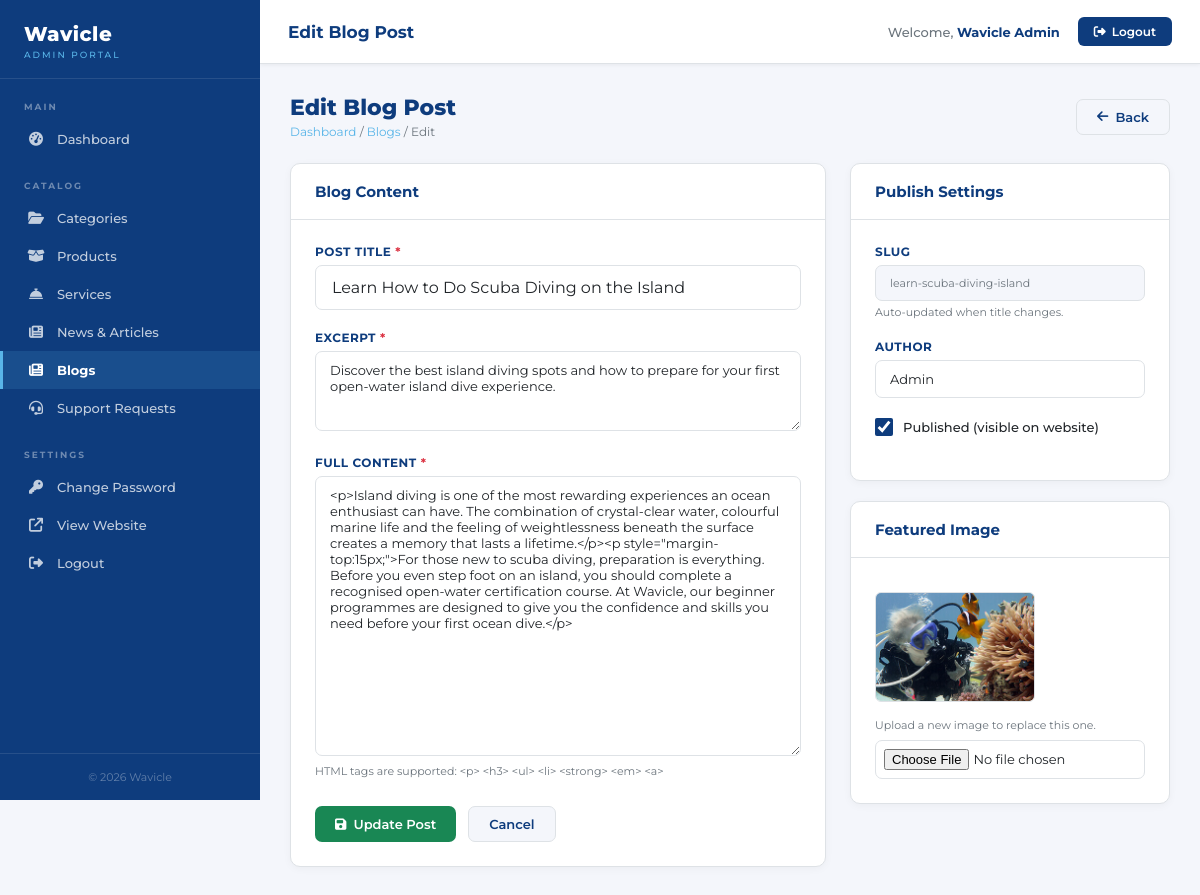
Page /admin/blogs/edit.php?id=1 (signed in) on the committed database.
### tables this page shows
CREATE TABLE `blogs` (
  `id`          INT UNSIGNED NOT NULL AUTO_INCREMENT,
  `title`       VARCHAR(300) NOT NULL,
  `slug`        VARCHAR(300) NOT NULL,
  `excerpt`     TEXT         NOT NULL,
  `content`     LONGTEXT     NOT NULL,
  `image`       VARCHAR(300) NOT NULL DEFAULT '',
  `author`      VARCHAR(100) NOT NULL DEFAULT 'Admin',
  `status`      TINYINT(1)   NOT NULL DEFAULT 1,
  `created_at`  DATETIME     NOT NULL DEFAULT CURRENT_TIMESTAMP,
  `updated_at`  DATETIME     NOT NULL DEFAULT CURRENT_TIMESTAMP ON UPDATE CURRENT_TIMESTAMP,
  PRIMARY KEY (`id`),
  UNIQUE KEY `idx_blogs_slug` (`slug`),
  KEY `idx_status_created` (`status`,`created_at`)
);

### admin/includes/functions.php (called while the page is built, shortened)
<?php
function e(string $str): string {
    return htmlspecialchars($str, ENT_QUOTES, 'UTF-8');
}

### admin/blogs/edit.php (the view, shortened to what this page needs)
<?php
require_once __DIR__ . '/../includes/db.php';
require_once __DIR__ . '/../includes/functions.php';
$id = (int)($_GET['id'] ?? 0);
$stmt = $pdo->prepare('SELECT * FROM blogs WHERE id = ?');
$stmt->execute([$id]);
$blog = $stmt->fetch();
$data = $blog;
include __DIR__ . '/../includes/header.php';
?>
<div class="wv-page-header">
    <div>
        <h1>Edit Blog Post</h1>
        <div class="wv-breadcrumb"><a href="../index.php">Dashboard</a> / <a href="index.php">Blogs</a> / Edit</div>
    </div>
    <a href="index.php" class="wv-btn wv-btn-secondary"><i class="fa fa-arrow-left"></i> Back</a>
</div>
<div style="display:grid; grid-template-columns: 1fr 320px; gap:24px; align-items:start;">
    <div>
        <div class="wv-card">
            <div class="wv-card__header"><span class="wv-card__title">Blog Content</span></div>
            <div class="wv-card__body">
                <form method="POST" enctype="multipart/form-data" id="blog-form">
                    <div class="wv-form-group">
                        <label class="wv-label">Post Title <span class="wv-required">*</span></label>
                        <input type="text" name="title" class="wv-input" value="<?php echo e($data['title']); ?>" required style="font-size:16px; padding:12px 16px;" />
                    </div>
                    <div class="wv-form-group">
                        <label class="wv-label">Excerpt <span class="wv-required">*</span></label>
                        <textarea name="excerpt" class="wv-textarea" style="min-height:80px;" required><?php echo e($data['excerpt']); ?></textarea>
                    </div>
                    <div class="wv-form-group">
                        <label class="wv-label">Full Content <span class="wv-required">*</span></label>
                        <textarea name="content" class="wv-textarea" style="min-height:280px;" required><?php echo e($data['content']); ?></textarea>
                        <small style="color:#6c757d; font-size:11px; margin-top:4px; display:block;">HTML tags are supported: &lt;p&gt; &lt;h3&gt; &lt;ul&gt; &lt;li&gt; &lt;strong&gt; &lt;em&gt; &lt;a&gt;</small>
                    </div>
                    <div style="display:flex; gap:12px; padding-top:8px;">
                        <button type="submit" class="wv-btn wv-btn-success"><i class="fa fa-save"></i> Update Post</button>
                        <a href="index.php" class="wv-btn wv-btn-secondary">Cancel</a>
                    </div>
                </form>
            </div>
        </div>
    </div>
    <div>
        <div class="wv-card" style="margin-bottom:20px;">
            <div class="wv-card__header"><span class="wv-card__title">Publish Settings</span></div>
            <div class="wv-card__body">
                <div class="wv-form-group">
                    <label class="wv-label">Slug</label>
                    <input type="text" class="wv-input" value="<?php echo e($blog['slug']); ?>" readonly style="background:#f4f6fb; color:#6c757d; font-size:11px;" />
                    <small style="color:#6c757d; font-size:11px; margin-top:4px; display:block;">Auto-updated when title changes.</small>
                </div>
                <div class="wv-form-group">
                    <label class="wv-label">Author</label>
                    <input type="text" name="author" form="blog-form" class="wv-input" value="<?php echo e($data['author']); ?>" />
                </div>
                <div class="wv-form-group">
                    <div style="display:flex; align-items:center; gap:10px;">
                        <input type="checkbox" name="status" id="status" form="blog-form" <?php echo $data['status'] ? 'checked' : ''; ?> style="width:18px;height:18px;accent-color:#0e3c7d;" />
                        <label for="status" style="font-size:13px; font-weight:500; cursor:pointer;">Published (visible on website)</label>
                    </div>
                </div>
            </div>
        </div>
        <div class="wv-card">
            <div class="wv-card__header"><span class="wv-card__title">Featured Image</span></div>
            <div class="wv-card__body">
                <?php if ($data['image']): ?>
                <div class="wv-img-preview" style="margin-bottom:12px;">
                    <img id="img_preview" src="../../<?php echo e($data['image']); ?>" alt="" style="width:100%; border-radius:6px;" />
                </div>
                <small style="color:#6c757d; font-size:11px; display:block; margin-bottom:8px;">Upload a new image to replace this one.</small>
                <?php else: ?>
                <div class="wv-img-preview" style="margin-bottom:12px;"><img id="img_preview" src="" alt="" style="display:none; width:100%;" /></div>
                <?php endif; ?>
                <input type="file" name="image" form="blog-form" class="wv-input" accept="image/*" data-preview="img_preview" style="padding:8px;" />
            </div>
        </div>
    </div>
</div>
<?php include __DIR__ . '/../includes/footer.php'; ?>

### admin/includes/header.php (style rules this page uses)
*, *::before, *::after { box-sizing: border-box; margin: 0; padding: 0; }
:root { --navy: #0e3c7d; --navy-dark: #092d5e; --blue: #59b5e8; --blue-light: #e8f4fb; --white: #ffffff; --gray-bg: #f4f6fb; --gray-text: #6c757d; --border: #dee2e6; --sidebar-w: 260px; --topbar-h: 64px; }
body, p, li, td, span, label, input, textarea, select, small, a { font-family: 'itc-avant-garde-gothic', 'Avant Garde', 'Montserrat', sans-serif; }
h1, h2, h3, h4, h5, h6, .wv-topbar__title, .wv-sidebar__logo-text, .wv-card__title, .wv-page-header h1, .wv-stat__num, .wv-btn, .wv-label, .wv-nav-item, .wv-table th, .wv-sidebar__logo-sub, .wv-sidebar__section-label, .wv-sidebar__footer { font-family: 'Montserrat', sans-serif; }
body { background: var(--gray-bg); color: #212529; min-height: 100vh; }
.wv-card { background: var(--white); border-radius: 10px; border: 1px solid var(--border); box-shadow: 0 2px 8px rgba(0, 0, 0, .04); }
.wv-card__header { padding: 18px 24px; border-bottom: 1px solid var(--border); display: flex; align-items: center; justify-content: space-between; }
.wv-card__title { font-size: 15px; font-weight: 700; color: var(--navy); }
.wv-card__body { padding: 24px; }
.wv-btn { display: inline-flex; align-items: center; gap: 7px; padding: 9px 20px; border-radius: 7px; font-size: 13px; font-weight: 600; font-family: 'Montserrat', sans-serif; cursor: pointer; border: none; text-decoration: none; transition: opacity .2s, transform .1s; }
.wv-btn-success { background: #198754; color: var(--white); }
.wv-btn-secondary { background: var(--gray-bg); color: var(--navy); border: 1px solid var(--border); }
.wv-form-group { margin-bottom: 20px; }
.wv-label { display: block; font-size: 12px; font-weight: 700; color: var(--navy); margin-bottom: 6px; text-transform: uppercase; letter-spacing: .5px; font-family: 'Montserrat', sans-serif; }
.wv-input, .wv-select, .wv-textarea { width: 100%; padding: 10px 14px; border: 1px solid var(--border); border-radius: 7px; font-family: 'itc-avant-garde-gothic', 'Montserrat', sans-serif; font-size: 13px; color: #212529; background: var(--white); transition: border-color .2s, box-shadow .2s; }
.wv-textarea { resize: vertical; min-height: 110px; }
.wv-img-preview { margin-top: 10px; }
.wv-img-preview img { max-width: 160px; max-height: 110px; border-radius: 6px; border: 1px solid var(--border); object-fit: cover; }
.wv-required { color: #dc3545; }
.wv-page-header { display: flex; align-items: center; justify-content: space-between; margin-bottom: 24px; }
.wv-page-header h1 { font-size: 22px; font-weight: 800; color: var(--navy); }
.wv-breadcrumb { font-size: 12px; color: var(--gray-text); margin-top: 3px; }
.wv-breadcrumb a { color: var(--blue); text-decoration: none; }

### rows in the picture
blogs: title "Learn How to Do Scuba Diving on the Island", excerpt "Discover the best island diving spots and how to prepare for your first open-water island dive experience.", content "<p>Island diving is one of the most rewarding experiences an ocean enthusiast can have. The combination of crystal-clear water, colourful marine life and the feeling of weightlessness beneath the surface creates a memory that lasts a lifetime.</p><p style=\"margin-top:15px;\">For those new to scuba diving, preparation is everything. Before you even step foot on an island, you should complete a recognised open-water certification course. At Wavicle, our beginner programmes are designed to give you the confidence and skills you need before your first ocean dive.</p>", slug "learn-scuba-diving-island", author "Admin", status "☑", image (picture)

### other values in the picture
$adminPageTitle "Edit Blog Post"
currentAdminName() "Wavicle Admin"
